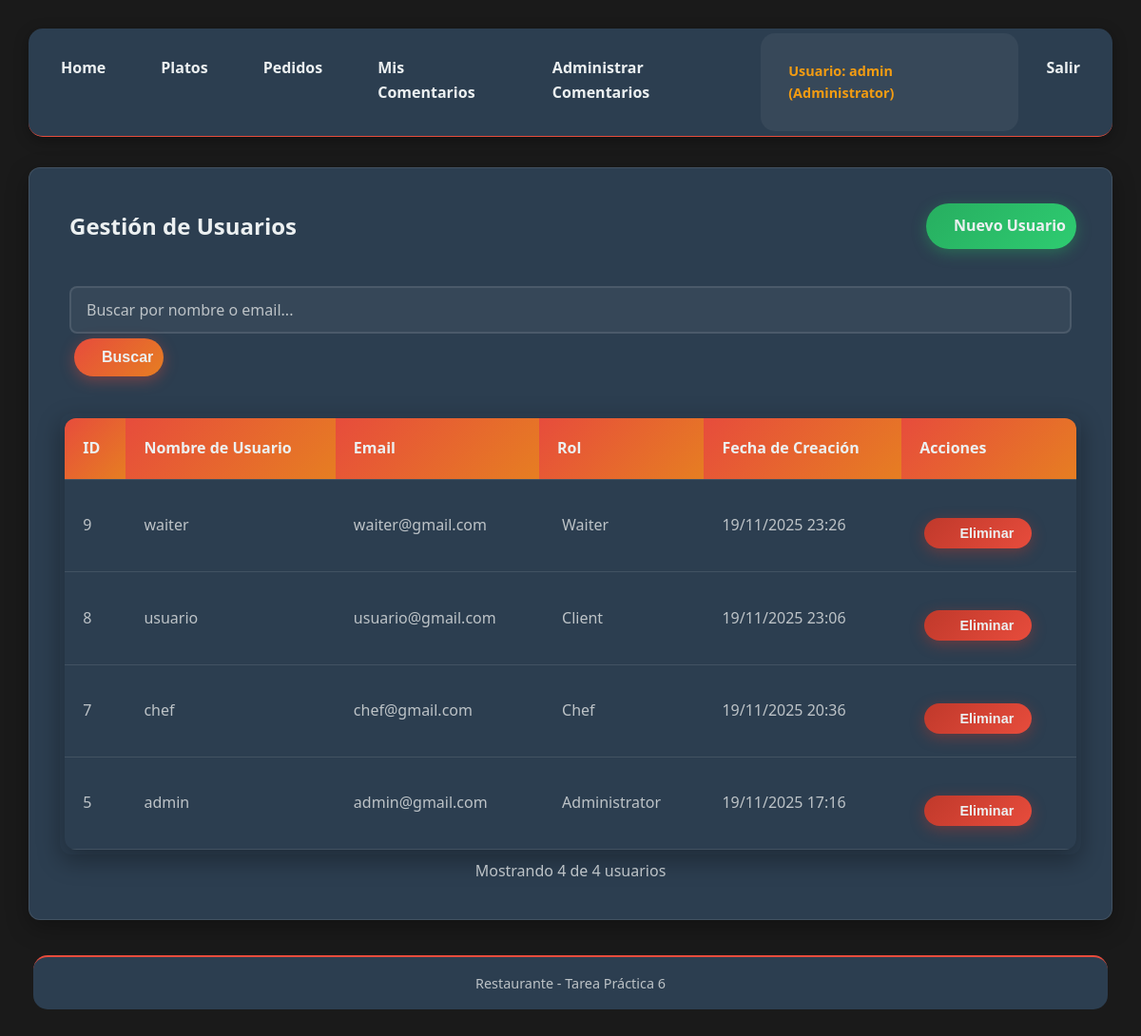
The page /index.php?action=users (signed in) on the database its author committed.
### tables this page shows
CREATE TABLE `users` (
  `id` int(11) NOT NULL,
  `username` varchar(50) NOT NULL,
  `email` varchar(100) NOT NULL,
  `password` varchar(255) NOT NULL,
  `role_id` int(11) NOT NULL,
  `created_at` timestamp NOT NULL DEFAULT current_timestamp()
);

CREATE TABLE `roles` (
  `id` int(11) NOT NULL,
  `name` varchar(30) NOT NULL
);

### app/controllers/BaseController.php (called while the page is built, shortened)
<?php
class BaseController {
    protected $db = null;
    protected function getDB() {
        if ($this->db === null) {
            $this->db = conectar();
        }
        return $this->db;
    }
    protected function view($path, $data = []) {
        extract($data);
        require __DIR__ . '/../../views/layouts/header.php';
        require __DIR__ . '/../../views/' . $path . '.php';
        require __DIR__ . '/../../views/layouts/footer.php';
    }
    protected function executePrepared($sql, $types, $params) {
        try {
            $conn = $this->getDB();
            $stmt = $conn->prepare($sql);
            if (!empty($params)) {
                $stmt->bind_param($types, ...$params);
            }
            if (!$stmt->execute()) {
                throw new Exception("Error ejecutando consulta: " . $stmt->error);
            }
            return $stmt;
        } catch (Exception $e) {
            error_log("Error en executePrepared: " . $e->getMessage());
            throw $e;
        }
    }
}

### app/controllers/UserController.php (called while the page is built, shortened)
<?php
class UserController extends BaseController {
    public function index() {
        $search = $_GET['search'] ?? '';
        $page = max(1, intval($_GET['page'] ?? 1));
        $per_page = 10;
        $offset = ($page - 1) * $per_page;
        try {
            $cache = CacheManager::getInstance();
            $keyList = "users:list:search={$search}:page={$page}:per={$per_page}";
            $keyTotal = "users:total:search={$search}";
            $keyRoles = "roles:all";
            $users = $cache->get($keyList);
            $total_users = $cache->get($keyTotal);
            $roles = $cache->get($keyRoles);
            if ($users === null || $total_users === null) {
                $users = $this->getUsersWithPagination($search, $per_page, $offset);
                $total_users = $this->getTotalUsers($search);
            }
            if ($roles === null) {
                $roleModel = new Role();
                $roles = $roleModel->all();
            }
            $this->view('users/index', [
                'users' => $users,
                'roles' => $roles,
                'search' => $search,
                'current_page' => $page,
                'total_pages' => ceil($total_users / $per_page),
                'total_users' => $total_users
            ]);
        } catch (Exception $e) {
            error_log("Error en UserController::index: " . $e->getMessage());
            SessionManager::set('error', 'Error al cargar la lista de usuarios');
            $this->view('users/index', [
                'users' => [],
                'roles' => [],
                'search' => $search,
                'current_page' => 1,
                'total_pages' => 1,
                'total_users' => 0
            ]);
        }
    }
    private function getUsersWithPagination($search, $per_page, $offset) {
        $search_condition = '';
        $params = [];
        $types = '';
        $sql = "SELECT u.id, u.username, u.email, u.created_at, r.name as role_name
                FROM users u
                JOIN roles r ON u.role_id = r.id
                $search_condition
                ORDER BY u.created_at DESC
                LIMIT ? OFFSET ?";
        $params[] = $per_page;
        $params[] = $offset;
        $types .= 'ii';
        $stmt = $this->executePrepared($sql, $types, $params);
        return $stmt->get_result()->fetch_all(MYSQLI_ASSOC);
    }
    private function getTotalUsers($search) {
        $search_condition = '';
        $params = [];
        $types = '';
        $sql = "SELECT COUNT(*) as total FROM users u $search_condition";
        $stmt = $this->executePrepared($sql, $types, $params);
        $result = $stmt->get_result()->fetch_assoc();
        return $result['total'];
    }
    public function getRoleBadgeClass($roleName) {
        $badgeClasses = [
            'Administrator' => 'danger',
            'User' => 'primary',
            'Guest' => 'secondary',
            'Manager' => 'warning',
            'Employee' => 'info'
        ];
        return $badgeClasses[$roleName] ?? 'secondary';
    }
}

### app/core/SessionManager.php (called while the page is built, shortened)
<?php
class SessionManager {
    public static function get($key, $default = null) {
        return isset($_SESSION[$key]) ? $_SESSION[$key] : $default;
    }
}

### views/users/index.php (the view, shortened to what this page needs)
<link rel="stylesheet" href="../assets/css/styles.css">
<div class="card fade-in">
    <div class="d-flex justify-content-between align-items-center mb-3">
        <h2>Gestión de Usuarios</h2>
        <a href="index.php?action=user_create" class="btn btn-success">
            <i class="fas fa-plus"></i> Nuevo Usuario
        </a>
    </div>
    <form method="GET" action="index.php" class="mb-3" role="search" aria-label="Búsqueda de usuarios">
        <div class="input-group">
            <input type="text" name="search" class="form-control" placeholder="Buscar por nombre o email..." value="<?= htmlspecialchars($search) ?>" aria-label="Campo de búsqueda">
            <div class="input-group-append">
                <button class="btn btn-primary" type="submit" aria-label="Buscar usuarios">
                    <i class="fas fa-search"></i> Buscar
                </button>
            </div>
        </div>
    </form>
    <div class="table-responsive">
        <?php if (empty($users)): ?>
            <div class="alert alert-info">
                <i class="fas fa-info-circle"></i> No se encontraron usuarios.
            </div>
        <?php else: ?>
            <table class="table table-hover" role="table" aria-label="Tabla de usuarios">
                <thead>
                    <tr>
                        <th scope="col">ID</th>
                        <th scope="col">Nombre de Usuario</th>
                        <th scope="col">Email</th>
                        <th scope="col">Rol</th>
                        <th scope="col">Fecha de Creación</th>
                        <th scope="col">Acciones</th>
                    </tr>
                </thead>
                <tbody>
                    <?php foreach ($users as $user): ?>
                        <tr>
                            <td><?= htmlspecialchars($user['id']) ?></td>
                            <td><?= htmlspecialchars($user['username']) ?></td>
                            <td><?= htmlspecialchars($user['email']) ?></td>
                            <td>
                                <span class="badge badge-<?= $this->getRoleBadgeClass($user['role_name']) ?>" role="status">
                                    <?= htmlspecialchars($user['role_name']) ?>
                                </span>
                            </td>
                            <td><?= date('d/m/Y H:i', strtotime($user['created_at'])) ?></td>
                            <td>
                                <div class="btn-group" role="group" aria-label="Acciones del usuario">
                                    <button type="button" class="btn btn-sm btn-danger"
                                            onclick="confirmDelete(<?= $user['id'] ?>, '<?= htmlspecialchars($user['username']) ?>')"
                                            <?= $user['id'] == SessionManager::get('user_id') ? 'disabled' : '' ?>
                                            aria-label="Eliminar usuario <?= htmlspecialchars($user['username']) ?>">
                                        <i class="fas fa-trash" aria-hidden="true"></i>Eliminar
                                    </button>
                                </div>
                            </td>
                        </tr>
                    <?php endforeach; ?>
                </tbody>
            </table>
        <?php endif; ?>
    </div>
    <div class="text-center text-muted mt-3">
        Mostrando <?= count($users) ?> de <?= $total_users ?> usuarios
    </div>
</div>

### assets/css/styles.css (style rules this page uses)
:root { --rojo-primario: #e74c3c; --rojo-oscuro: #c0392b; --naranja-principal: #e67e22; --naranja-claro: #f39c12; --negro: #1a1a1a; --negro-claro: #2c3e50; --gris-oscuro: #34495e; --blanco: #ecf0f1; --gris-texto: #bdc3c7; }
* { margin: 0; padding: 5px; box-sizing: border-box; border-radius: 15px; }
body { font-family: 'Segoe UI', Tahoma, Geneva, Verdana, sans-serif; line-height: 1.6; color: var(--blanco); background-color: var(--negro); }
.card { background: var(--negro-claro); border-radius: 12px; box-shadow: 0 8px 25px rgba(0,0,0,0.3); padding: 2rem; margin-bottom: 2rem; transition: transform 0.3s ease, box-shadow 0.3s ease; border: 1px solid rgba(255, 255, 255, 0.1); }
table { width: 100%; border-collapse: collapse; background: var(--negro-claro); border-radius: 12px; overflow: hidden; box-shadow: 0 8px 25px rgba(0,0,0,0.3); }
th, td { padding: 1.2rem; text-align: left; border-bottom: 1px solid rgba(255, 255, 255, 0.1); border-radius: 0; }
th { background: linear-gradient(135deg, var(--rojo-primario) 0%, var(--naranja-principal) 100%); color: var(--blanco); font-weight: 600; font-size: 1rem; }
td { color: var(--gris-texto); }
.btn { display: inline-flex; align-items: center; gap: 0.5rem; padding: 11px; border: none; border-radius: 50px; text-decoration: none; font-weight: 600; cursor: pointer; transition: all 0.3s ease; font-size: 1rem; text-align: center; justify-content: center; }
.btn-primary { background: linear-gradient(135deg, var(--rojo-primario) 0%, var(--naranja-principal) 100%); color: var(--blanco); box-shadow: 0 4px 15px rgba(231, 76, 60, 0.4); }
.btn-success { background: linear-gradient(135deg, #27ae60 0%, #2ecc71 100%); color: var(--blanco); box-shadow: 0 4px 15px rgba(39, 174, 96, 0.4); }
.btn-danger { background: linear-gradient(135deg, var(--rojo-oscuro) 0%, var(--rojo-primario) 100%); color: var(--blanco); box-shadow: 0 4px 15px rgba(192, 57, 43, 0.4); }
.btn-sm { padding: 0.5rem 1.2rem; font-size: 0.9rem; }
input, select, textarea, .form-control { width: 100%; padding: 0.75rem 1rem; border: 2px solid rgba(255, 255, 255, 0.1); border-radius: 8px; font-size: 1rem; transition: all 0.3s ease; background-color: rgba(255, 255, 255, 0.05); color: var(--blanco); font-family: inherit; }
input::placeholder, textarea::placeholder { color: var(--gris-texto); }
.fade-in { animation: fadeIn 0.5s ease-out; }
.text-center { text-align: center; }
.text-muted { color: var(--gris-texto); }
.d-flex { display: flex; }
.justify-content-between { justify-content: space-between; }
.align-items-center { align-items: center; }
.mb-3 { margin-bottom: 1.5rem; }
.fa-utensils, .fa-clock, .fa-trash, .fa-arrow-left, .fa-comments, .fa-edit, .fa-save, .fa-times, .fa-comment, .fa-info-circle, .fa-list, .fa-crown, .fa-eye, .fa-sign-in-alt, .fa-user-plus, .fa-shopping-cart, .fa-award, .fa-motorcycle, .fa-heart, .fa-star, .fa-users { opacity: 0.9; }
.btn-group { display: flex; gap: 0.5rem; margin-top: 1rem; }
.table-responsive { overflow-x: auto; -webkit-overflow-scrolling: touch; border-radius: 12px; box-shadow: 0 8px 25px rgba(0,0,0,0.3); }

### rows shown on the page
users: id "9", username "waiter", email "waiter@gmail.com", role.name "Waiter", created_at "19/11/2025 23:26"
users: id "8", username "usuario", email "usuario@gmail.com", role.name "Client", created_at "19/11/2025 23:06"
users: id "7", username "chef", email "chef@gmail.com", role.name "Chef", created_at "19/11/2025 20:36"
users: id "5", username "admin", email "admin@gmail.com", role.name "Administrator", created_at "19/11/2025 17:16"

### other values the page prints
SessionManager::get('username', '') "admin"
SessionManager::get('role_name', '') "Administrator"
count($users) "4"
$total_users "4"
